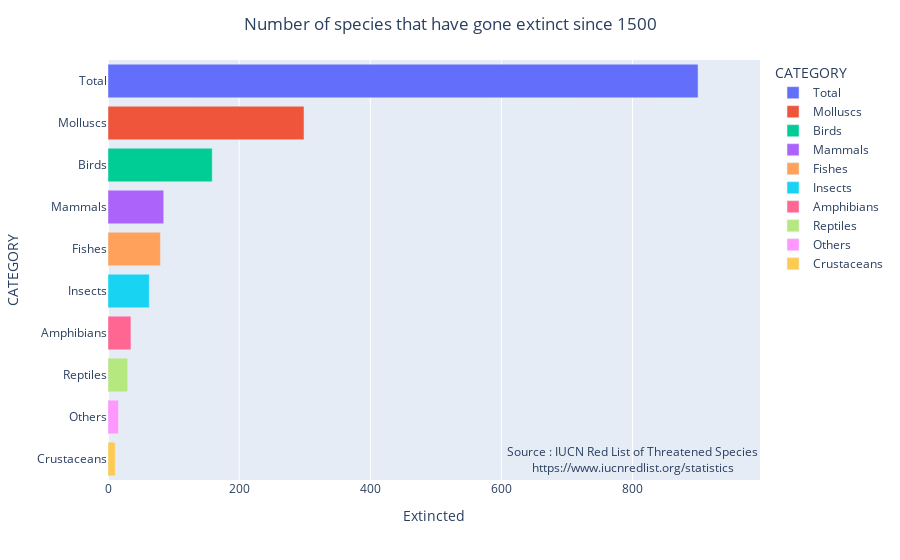

Notebook code for this chart:
### Markdown cell above
### Graph

### Code cell
# We use plotly to show datas with an horizontal bar chart
import plotly.express as px

def print_graph():
    Graph = table.sort_values('Extincted', ascending=False)
    fig = px.bar(Graph, x="Extincted", y="CATEGORY", color="CATEGORY", orientation="h")
    fig.update_layout(title_text = "Number of species that have gone extinct since 1500", title_x = 0.5)
    fig.add_annotation(x=800, y=0,text="Source : IUCN Red List of Threatened Species<br>https://www.iucnredlist.org/statistics",showarrow=False)
    fig.show()
    
print_graph()

### Figure 1 — Plotly figure (JSON) as saved in the notebook; plotly's stock layout.template omitted (floating-point values rounded to 4 significant figures)
{"data": [{"alignmentgroup": "True", "hovertemplate": "CATEGORY=%{y}<br>Extincted=%{x}<extra></extra>", "legendgroup": "Total", "marker": {"color": "#636efa"}, "name": "Total", "offsetgroup": "Total", "orientation": "h", "showlegend": true, "textposition": "auto", "type": "bar", "visible": true, "x": [900], "xaxis": "x", "y": ["Total"], "yaxis": "y"}, {"alignmentgroup": "True", "hovertemplate": "CATEGORY=%{y}<br>Extincted=%{x}<extra></extra>", "legendgroup": "Molluscs", "marker": {"color": "#EF553B"}, "name": "Molluscs", "offsetgroup": "Molluscs", "orientation": "h", "showlegend": true, "textposition": "auto", "type": "bar", "x": [299], "xaxis": "x", "y": ["Molluscs"], "yaxis": "y"}, {"alignmentgroup": "True", "hovertemplate": "CATEGORY=%{y}<br>Extincted=%{x}<extra></extra>", "legendgroup": "Birds", "marker": {"color": "#00cc96"}, "name": "Birds", "offsetgroup": "Birds", "orientation": "h", "showlegend": true, "textposition": "auto", "type": "bar", "x": [159], "xaxis": "x", "y": ["Birds"], "yaxis": "y"}, {"alignmentgroup": "True", "hovertemplate": "CATEGORY=%{y}<br>Extincted=%{x}<extra></extra>", "legendgroup": "Mammals", "marker": {"color": "#ab63fa"}, "name": "Mammals", "offsetgroup": "Mammals", "orientation": "h", "showlegend": true, "textposition": "auto", "type": "bar", "x": [85], "xaxis": "x", "y": ["Mammals"], "yaxis": "y"}, {"alignmentgroup": "True", "hovertemplate": "CATEGORY=%{y}<br>Extincted=%{x}<extra></extra>", "legendgroup": "Fishes", "marker": {"color": "#FFA15A"}, "name": "Fishes", "offsetgroup": "Fishes", "orientation": "h", "showlegend": true, "textposition": "auto", "type": "bar", "x": [80], "xaxis": "x", "y": ["Fishes"], "yaxis": "y"}, {"alignmentgroup": "True", "hovertemplate": "CATEGORY=%{y}<br>Extincted=%{x}<extra></extra>", "legendgroup": "Insects", "marker": {"color": "#19d3f3"}, "name": "Insects", "offsetgroup": "Insects", "orientation": "h", "showlegend": true, "textposition": "auto", "type": "bar", "x": [63], "xaxis": "x", "y": ["Insects"], "yaxis": "y"}, {"alignmentgroup": "True", "hovertemplate": "CATEGORY=%{y}<br>Extincted=%{x}<extra></extra>", "legendgroup": "Amphibians", "marker": {"color": "#FF6692"}, "name": "Amphibians", "offsetgroup": "Amphibians", "orientation": "h", "showlegend": true, "textposition": "auto", "type": "bar", "x": [35], "xaxis": "x", "y": ["Amphibians"], "yaxis": "y"}, {"alignmentgroup": "True", "hovertemplate": "CATEGORY=%{y}<br>Extincted=%{x}<extra></extra>", "legendgroup": "Reptiles", "marker": {"color": "#B6E880"}, "name": "Reptiles", "offsetgroup": "Reptiles", "orientation": "h", "showlegend": true, "textposition": "auto", "type": "bar", "x": [30], "xaxis": "x", "y": ["Reptiles"], "yaxis": "y"}, {"alignmentgroup": "True", "hovertemplate": "CATEGORY=%{y}<br>Extincted=%{x}<extra></extra>", "legendgroup": "Others", "marker": {"color": "#FF97FF"}, "name": "Others", "offsetgroup": "Others", "orientation": "h", "showlegend": true, "textposition": "auto", "type": "bar", "x": [16], "xaxis": "x", "y": ["Others"], "yaxis": "y"}, {"alignmentgroup": "True", "hovertemplate": "CATEGORY=%{y}<br>Extincted=%{x}<extra></extra>", "legendgroup": "Crustaceans", "marker": {"color": "#FECB52"}, "name": "Crustaceans", "offsetgroup": "Crustaceans", "orientation": "h", "showlegend": true, "textposition": "auto", "type": "bar", "x": [11], "xaxis": "x", "y": ["Crustaceans"], "yaxis": "y"}], "layout": {"annotations": [{"showarrow": false, "text": "Source : IUCN Red List of Threatened Species<br>https://www.iucnredlist.org/statistics", "x": 800, "y": 0}], "autosize": true, "barmode": "relative", "legend": {"title": {"text": "CATEGORY"}, "tracegroupgap": 0}, "margin": {"t": 60}, "title": {"text": "Number of species that have gone extinct since 1500", "x": 0.5}, "xaxis": {"anchor": "y", "autorange": true, "domain": [0, 1], "range": [0, 956.4], "title": {"text": "Extincted"}, "type": "linear"}, "yaxis": {"anchor": "x", "autorange": true, "categoryarray": ["Crustaceans", "Others", "Reptiles", "Amphibians", "Insects", "Fishes", "Mammals", "Birds", "Molluscs", "Total"], "categoryorder": "array", "domain": [0, 1], "range": [-0.5684, 9.5], "title": {"text": "CATEGORY"}, "type": "category"}}}
